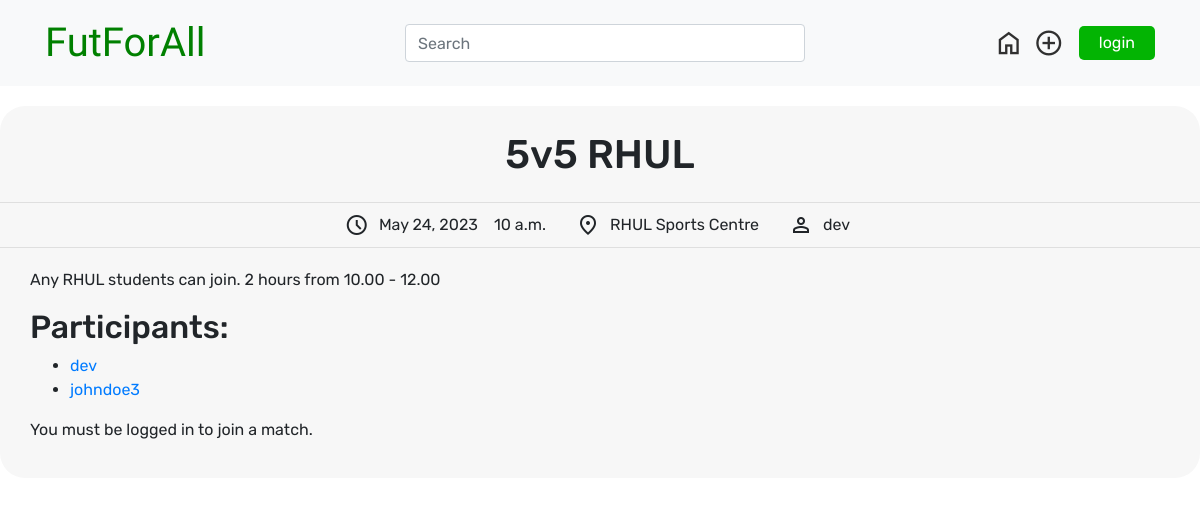
The app's page /match/65 with its own data.
### match/models.py (models this page shows, shortened)
class Match(models.Model):
    holder = models.ForeignKey(User, on_delete=models.CASCADE)
    title = models.CharField(max_length=200, default='')
    created_date = models.DateTimeField()
    match_date = models.DateField()
    match_time = models.TimeField(default='00:00')
    location = models.CharField(max_length=200)
    description = models.CharField(max_length=500)
    participants = models.ManyToManyField(User, related_name='matches_participating')

### match/views.py (the view)
# urls.py: path('<int:match_id>', views.detail, name='detail'),
def detail(request, match_id):
    try:
        match = Match.objects.get(pk=match_id)
    except Match.DoesNotExist:
        raise Http404("Match Does Not Exist!")
    return render(request, 'match/detail.html', {'match': match})

### templates/match/detail.html
{% include "base(nav).html" %} {% block content %}
<div class="match-detail-box">
    <div class="match-meta">
        <div class="match-title">
            <h1>{{ match.title }}</h1>
        </div>
        <div class="match-time-location-holder">
            <span class="material-symbols-outlined match-box-meta-icon ">schedule</span>{{ match.match_date }}&emsp;{{ match.match_time }}
            <span class="material-symbols-outlined match-box-meta-icon ">location_on</span>{{ match.location }}
            <span class="material-symbols-outlined match-box-meta-icon ">person</span>{{ match.holder }}
        </div>
        <div class="match-description">
            <p>{{ match.description }}</p>
            <h2>Participants:</h2>
            <ul>
                {% for participant in match.participants.all %}
                <li><a href="{% url 'account:profile' participant.get_username %}">{{ participant.username }}</a></li>
                {% endfor %}
            </ul>
            {% if request.user.is_authenticated %} {% if request.user not in match.participants.all %}
            <form method="post" action="{% url 'match:join' match_id=match.id %}">
                {% csrf_token %}
                <button type="submit">Join</button>
            </form>
            {% else %}
            <p>You are already a participant in this match.</p>
            <form method="post" action="{% url 'match:leave' match_id=match.id %}">
                {% csrf_token %}
                <button type="submit">Leave</button>
            </form>
            {% endif %} {% else %}
            <p>You must be logged in to join a match.</p>
            {% endif %}
        </div>
    </div>
</div>
{% endblock %}

### templates/base.html (style rules this page uses)
.match-detail-box { font-family: 'Rubik', sans-serif; display: flex; justify-content: center; align-items: center; margin: auto; width: 1200px; flex-direction: column; }
.match-meta { margin: 20px 0; width: 100%; display: flex; flex-direction: column; background-color: rgb(247, 247, 247); border-radius: 25px; }
.match-title { padding: 25px 0 15px 0; border-bottom: 1px solid rgb(223, 223, 223); text-align: center; }
.match-time-location-holder { display: flex; align-items: center; justify-content: center; margin-left: -35px; }
.match-description { padding: 20px 30px; border-top: 1px solid rgb(223, 223, 223); }
.match-time-location-holder>span { padding: 10px 10px 10px 30px; }

### records on screen
Match: title "5v5 RHUL", match_date "May 24, 2023", match_time "10 a.m.", location "RHUL Sports Centre", holder "dev", description "Any RHUL students can join. 2 hours from 10.00 - 12.00"

### other values on screen
{{ participant.username }} "dev"
{{ participant.username }} "johndoe3"
